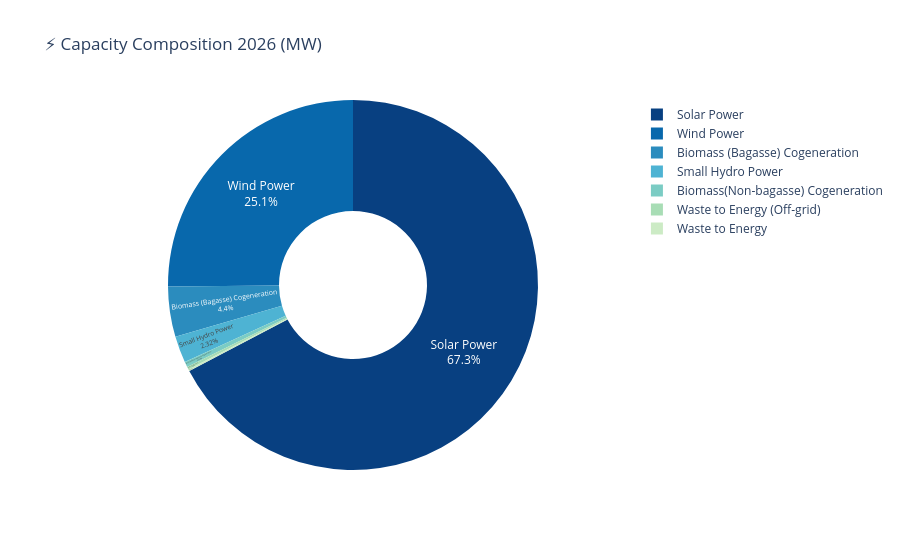

Notebook code for this chart:
### Code cell
pie_data = df_cap[df_cap['Sector'] != 'Total'][['Sector','Cum_2026']].copy()

fig2 = px.pie(
    pie_data, values='Cum_2026', names='Sector', hole=0.4,
    title='⚡ Capacity Composition 2026 (MW)',
    color_discrete_sequence=px.colors.sequential.GnBu_r
)
fig2.update_traces(textposition='inside', textinfo='percent+label')
fig2.update_layout(template='plotly_white', height=550)
fig2.show()

### Figure 1 — Plotly figure (JSON) as saved in the notebook; plotly's stock layout.template omitted (floating-point values rounded to 4 significant figures)
{"data": [{"domain": {"x": [0, 1], "y": [0, 1]}, "hole": 0.4, "hovertemplate": "Sector=%{label}<br>Cum_2026=%{value}<extra></extra>", "labels": ["Wind Power", "Solar Power", "Small Hydro Power", "Biomass (Bagasse) Cogeneration", "Biomass(Non-bagasse) Cogeneration", "Waste to Energy", "Waste to Energy (Off-grid)"], "legendgroup": "", "name": "", "showlegend": true, "textinfo": "percent+label", "textposition": "inside", "type": "pie", "values": [56090.0, 150300.0, 5171.0, 9821.0, 1048.0, 324.2, 553.1]}], "layout": {"height": 550, "legend": {"tracegroupgap": 0}, "piecolorway": ["rgb(8,64,129)", "rgb(8,104,172)", "rgb(43,140,190)", "rgb(78,179,211)", "rgb(123,204,196)", "rgb(168,221,181)", "rgb(204,235,197)", "rgb(224,243,219)", "rgb(247,252,240)"], "title": {"text": "⚡ Capacity Composition 2026 (MW)"}}}
